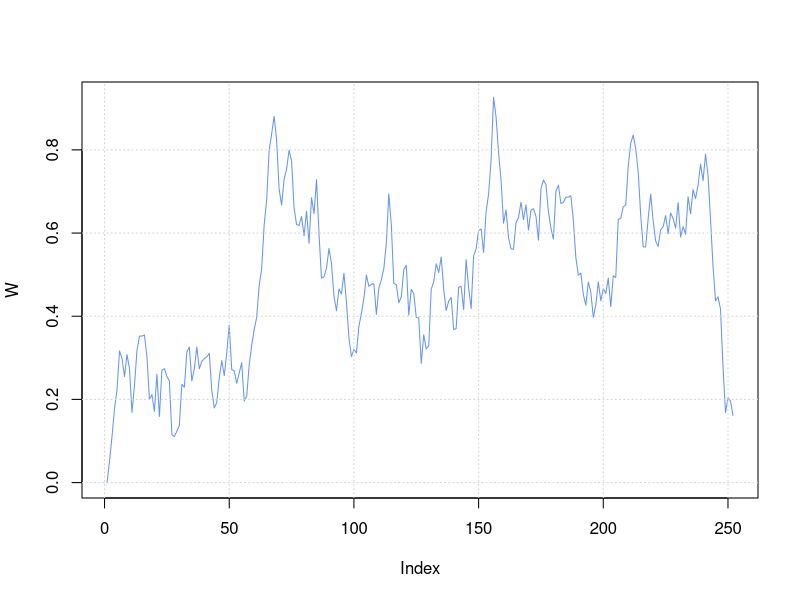
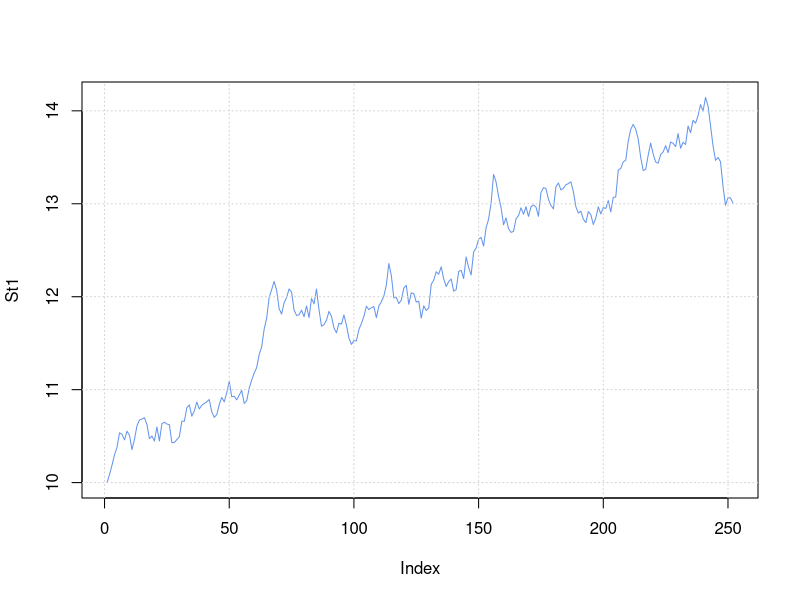

R code for these plots, in order:
## ---- chunk 1
S0 <- 10
mu <- 0.25
sigma <- 0.15
T <- 1 #El tiempo se escribe en años, utilizamos 1 porque vamos a predecir dentro de un año
dt <- T/252 #El dt es diario, por lo que se divide entre los numeros que cotiza la bolsa en el año
t <- seq(0, T, length.out=252)
## ---- chunk 2
W <- c(0, cumsum(sqrt(dt)*rnorm(251)))
plot(W, type="l", col="cornflowerblue")
grid()

St1 <- S0*exp((mu-0.5*sigma^2)*t+sigma*W)
plot(St1, type="l", col="cornflowerblue")
grid()
